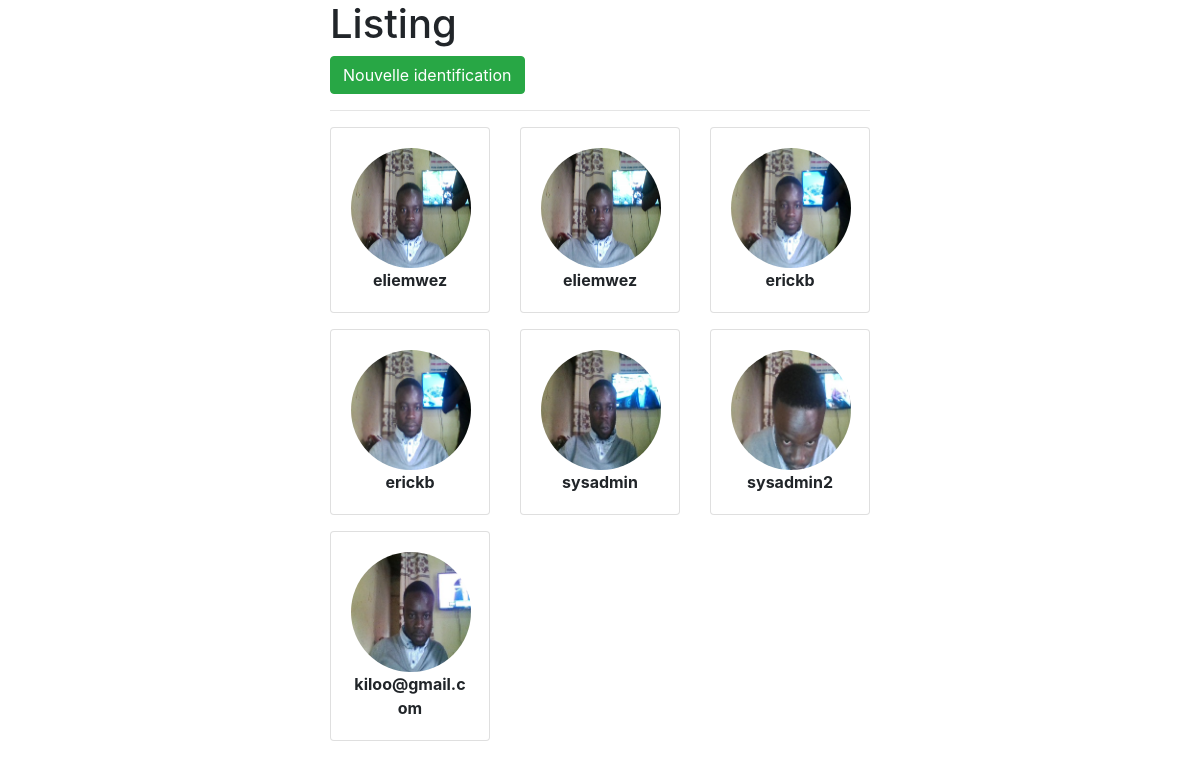
The page /index.php/capture/fetchImage on the database its author committed.
### tables this page shows
CREATE TABLE `z_user` (
  `id` int(11) NOT NULL,
  `username` varchar(75) NOT NULL,
  `email` varchar(75) NOT NULL,
  `password` varchar(200) NOT NULL,
  `image` varchar(200) NOT NULL
);

### application/controllers/Capture.php (called while the page is built, shortened)
<?php if ( ! defined('BASEPATH')) exit('No direct script access allowed');
class Capture extends CI_Controller {
	public function __construct()
	{
		$this->load->helper('url');
	}
	public function fetchImage(){
		$this->load->model('user');
		$data['images'] = $this->user->get_images();
		$this->load->view('listing', $data);
	}
}

### index.php (called while the page is built, shortened)
<?php
require_once BASEPATH.'core/CodeIgniter.php';

### application/models/User.php (called while the page is built, shortened)
<?php if ( ! defined('BASEPATH')) exit('No direct script access allowed');
class User extends CI_Model {
	public function get_images()
	{
		$query = $this->db->get('z_user');
		return $query->result();
	}
}

### application/views/listing.php (the view, shortened to what this page needs)
<!DOCTYPE html>
<html>
<head>
	<link rel="stylesheet" href="https://stackpath.bootstrapcdn.com/bootstrap/4.1.0/css/bootstrap.min.css">
</head>
<body>
	<div class="container">
		<div class="row">
			<div class="col-md-6 offset-md-3">
				<h1>Listing</h1>
				<a href="<?= base_url('capture'); ?>" class="btn btn-success">Nouvelle identification</a>
				<hr><div class="row">
				<?php
					foreach ($images as $key => $value) {?>
						<div class="col-md-4 mb-3">
							<div class="card text-center">
					<div class="card-body">
								<img src="<?= base_url('uploads/'.$value->image); ?>" style="width: 120px!important; height: 120px; border-radius: 100px">
								<br>
								<span class="text-center">
									<strong>
										<?= $value->username ?>
									</strong>
								</span>
						</div>
					</div>
					</div>
					<?php } ?>
				</div>
			</div>
		</div>
	</div>
</body>
</html>

### rows shown on the page
z_user: image (picture), username "eliemwez"
z_user: image (picture), username "eliemwez"
z_user: image (picture), username "erickb"
z_user: image (picture), username "erickb"
z_user: image (picture), username "sysadmin"
z_user: image (picture), username "sysadmin2"
z_user: image (picture), username "kiloo@gmail.com"
